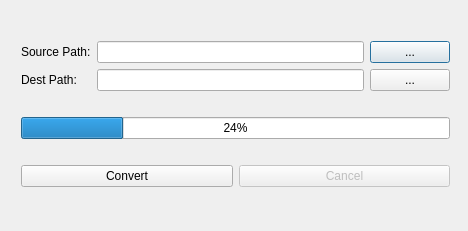
<?xml version="1.0" encoding="UTF-8"?>
<ui version="4.0">
 <class>FileConvert_demo</class>
 <widget class="QDialog" name="FileConvert_demo">
  <property name="geometry">
   <rect>
    <x>0</x>
    <y>0</y>
    <width>468</width>
    <height>231</height>
   </rect>
  </property>
  <property name="minimumSize">
   <size>
    <width>468</width>
    <height>231</height>
   </size>
  </property>
  <property name="maximumSize">
   <size>
    <width>468</width>
    <height>231</height>
   </size>
  </property>
  <property name="windowTitle">
   <string>FileConvert_demo</string>
  </property>
  <widget class="QWidget" name="layoutWidget">
   <property name="geometry">
    <rect>
     <x>10</x>
     <y>10</y>
     <width>451</width>
     <height>211</height>
    </rect>
   </property>
   <layout class="QVBoxLayout" name="verticalLayout_4">
    <item>
     <layout class="QHBoxLayout" name="horizontalLayout_4">
      <item>
       <layout class="QVBoxLayout" name="verticalLayout_2">
        <item>
         <widget class="QLabel" name="label">
          <property name="text">
           <string>Source Path:</string>
          </property>
         </widget>
        </item>
        <item>
         <widget class="QLabel" name="label_2">
          <property name="text">
           <string>Dest Path:</string>
          </property>
         </widget>
        </item>
       </layout>
      </item>
      <item>
       <layout class="QVBoxLayout" name="verticalLayout_3">
        <item>
         <layout class="QHBoxLayout" name="horizontalLayout_2">
          <item>
           <widget class="QLineEdit" name="SourcePathEdit"/>
          </item>
          <item>
           <widget class="QPushButton" name="BrowseSourcePath">
            <property name="text">
             <string>...</string>
            </property>
           </widget>
          </item>
         </layout>
        </item>
        <item>
         <layout class="QHBoxLayout" name="horizontalLayout_3">
          <item>
           <widget class="QLineEdit" name="DestPathEdit"/>
          </item>
          <item>
           <widget class="QPushButton" name="BrowseDestPath">
            <property name="text">
             <string>...</string>
            </property>
           </widget>
          </item>
         </layout>
        </item>
       </layout>
      </item>
     </layout>
    </item>
    <item>
     <widget class="QProgressBar" name="ConvertProgress">
      <property name="value">
       <number>24</number>
      </property>
     </widget>
    </item>
    <item>
     <layout class="QHBoxLayout" name="horizontalLayout_5">
      <item>
       <widget class="QPushButton" name="StartConvert">
        <property name="enabled">
         <bool>true</bool>
        </property>
        <property name="text">
         <string>Convert</string>
        </property>
       </widget>
      </item>
      <item>
       <widget class="QPushButton" name="StopConvert">
        <property name="enabled">
         <bool>false</bool>
        </property>
        <property name="text">
         <string>Cancel</string>
        </property>
       </widget>
      </item>
     </layout>
    </item>
   </layout>
  </widget>
 </widget>
 <layoutdefault spacing="6" margin="11"/>
 <resources/>
 <connections/>
</ui>
